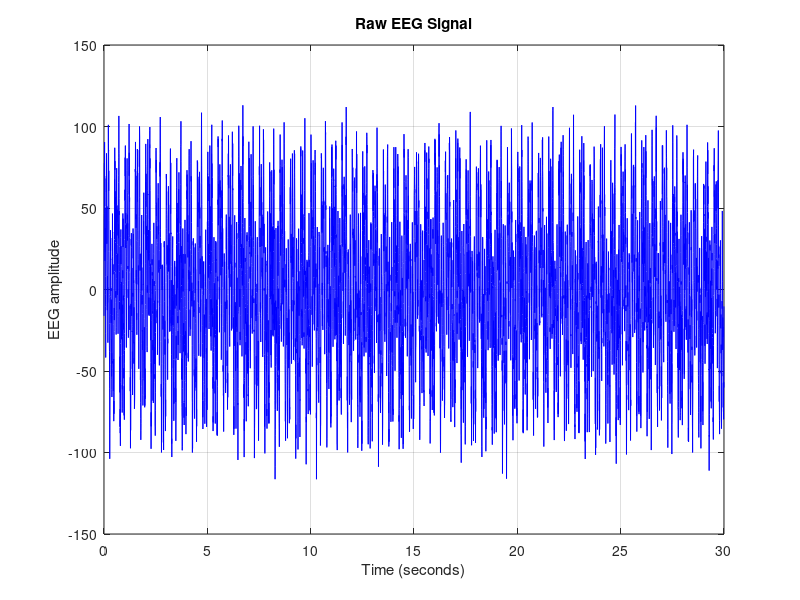
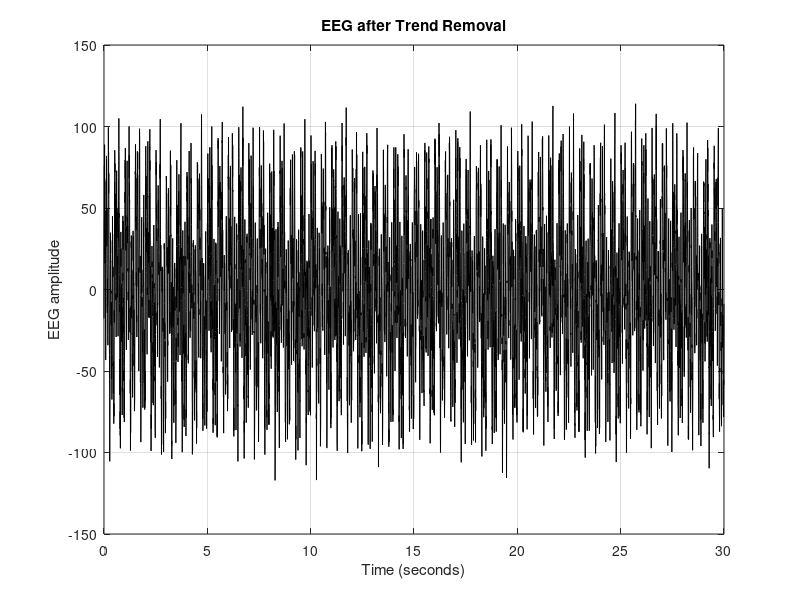
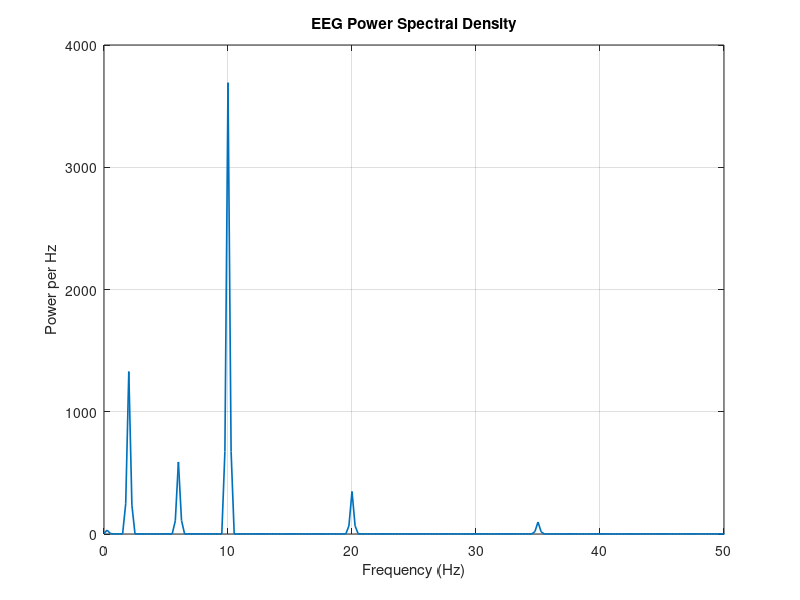
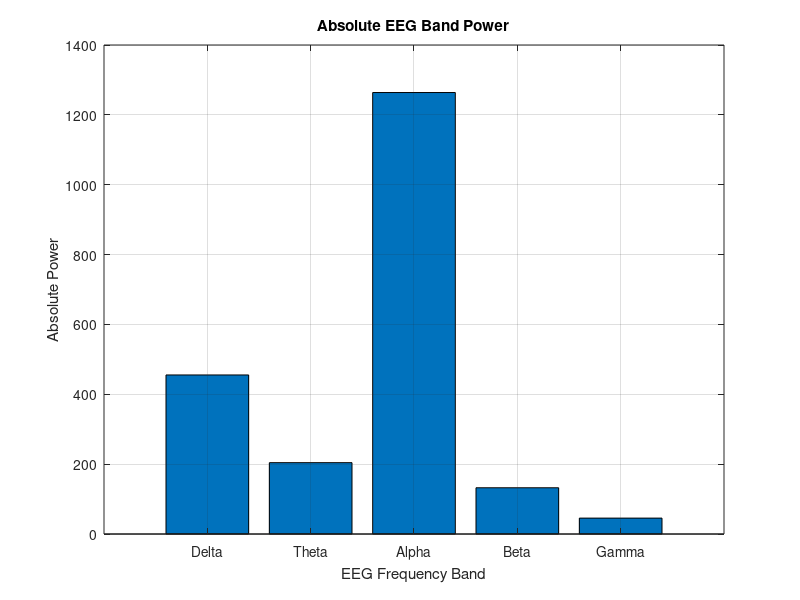

Source code (MATLAB) for these figures, in order:

clear;
close all;
clc;

%% STEP 1: CREATE A SIMULATED EEG INPUT FILE

fs = 256;                  % Sampling frequency in Hz
duration = 30;              % Recording duration in seconds

t = (0:1/fs:duration-1/fs)';

% Generate a simulated EEG containing several frequency components
rng(2);                     % Repeatable random noise

deltaSignal = 30*sin(2*pi*2*t);
thetaSignal = 20*sin(2*pi*6*t);
alphaSignal = 50*sin(2*pi*10*t);
betaSignal  = 15*sin(2*pi*20*t);
gammaSignal = 8*sin(2*pi*35*t);

% Combine components and add noise and slow baseline drift
eeg = deltaSignal ...
    + thetaSignal ...
    + alphaSignal ...
    + betaSignal ...
    + gammaSignal ...
    + 10*randn(size(t)) ...
    + 5*sin(2*pi*0.2*t);

% Save the EEG signal and sampling frequency
filename = 'eeg_sample.mat';
save(filename, 'eeg', 'fs');

fprintf('STEP 1: EEG input file created successfully.\n');
fprintf('File name: %s\n', filename);

%% STEP 2: LOAD THE EEG INPUT FILE

S = load(filename);

if isfield(S, 'eeg')
    eeg = S.eeg;
elseif isfield(S, 'EEG')
    eeg = S.EEG;
else
    error('EEG variable not found in the input file.');
end

if isfield(S, 'fs')
    fs = S.fs;
end

eeg = double(eeg(:));

if isempty(eeg) || any(~isfinite(eeg))
    error('EEG signal is empty or contains invalid values.');
end

if fs <= 0
    error('Sampling frequency must be positive.');
end

t = (0:length(eeg)-1)' / fs;

fprintf('\nSTEP 2: EEG file loaded successfully.\n');
fprintf('Number of samples = %d\n', length(eeg));
fprintf('Sampling frequency = %.2f Hz\n', fs);
fprintf('Signal duration = %.2f seconds\n', t(end));

%% STEP 3: PLOT THE RAW EEG SIGNAL

figure('Name', 'Figure 1 - Raw EEG');

plot(t, eeg, 'b');
grid on;
xlabel('Time (seconds)');
ylabel('EEG amplitude');
title('Raw EEG Signal');

%% STEP 4: REMOVE THE LINEAR TREND

eeg = detrend(eeg);

figure('Name', 'Figure 2 - Detrended EEG');

plot(t, eeg, 'k');
grid on;
xlabel('Time (seconds)');
ylabel('EEG amplitude');
title('EEG after Trend Removal');

%% STEP 5: ESTIMATE PSD USING WELCH'S METHOD
% Welch's method:
% Divide the signal into overlapping segments, apply a window,
% calculate each segment's periodogram, and average the results.

segmentLength = min(length(eeg), 4*fs);
segmentLength = floor(segmentLength);

if segmentLength < 2
    error('EEG signal is too short for spectral analysis.');
end

overlap = floor(0.5 * segmentLength);
stepSize = segmentLength - overlap;

nfft = max(1024, 2^nextpow2(segmentLength));

% Create a Hamming window without requiring a toolbox
n = (0:segmentLength-1)';
window = 0.54 - 0.46*cos(2*pi*n/(segmentLength-1));

windowPower = sum(window.^2);

% Initialise the PSD accumulator
Psum = zeros(floor(nfft/2)+1, 1);
numberOfSegments = 0;

startIndex = 1;

while startIndex + segmentLength - 1 <= length(eeg)

    indices = startIndex:(startIndex + segmentLength - 1);

    segment = eeg(indices);
    segment = segment - mean(segment);
    segment = segment .* window;

    % Fourier transform
    X = fft(segment, nfft);

    % Two-sided power spectral density
    P2 = abs(X).^2 / (fs * windowPower);

    % Retain the non-negative frequencies
    P1 = P2(1:floor(nfft/2)+1);

    % Convert to one-sided PSD
    if rem(nfft, 2) == 0
        P1(2:end-1) = 2 * P1(2:end-1);
    else
        P1(2:end) = 2 * P1(2:end);
    end

    Psum = Psum + P1;
    numberOfSegments = numberOfSegments + 1;

    startIndex = startIndex + stepSize;
end

if numberOfSegments == 0
    error('No EEG segments were available for PSD calculation.');
end

pxx = Psum / numberOfSegments;
f = (0:floor(nfft/2))' * fs/nfft;

%% STEP 6: PLOT THE POWER SPECTRAL DENSITY

figure('Name', 'Figure 3 - EEG PSD');

plot(f, pxx, 'LineWidth', 1.2);
grid on;
xlim([0 min(50, fs/2)]);
xlabel('Frequency (Hz)');
ylabel('Power per Hz');
title('EEG Power Spectral Density');

%% STEP 7: DEFINE THE EEG FREQUENCY BANDS

bandNames = {'Delta'; 'Theta'; 'Alpha'; 'Beta'; 'Gamma'};

% Frequency limits in Hz
bandLimits = [
     0.5   4
     4     8
     8    13
    13    30
    30    45
];

numberOfBands = length(bandNames);
bandPower = zeros(numberOfBands, 1);

%% STEP 8: CALCULATE ABSOLUTE BAND POWER

for k = 1:numberOfBands

    idx = f >= bandLimits(k,1) & ...
          f < bandLimits(k,2);

    if nnz(idx) >= 2
        bandPower(k) = trapz(f(idx), pxx(idx));
    else
        bandPower(k) = 0;
    end
end

totalPower = sum(bandPower);

%% STEP 9: CALCULATE RELATIVE BAND POWER

if totalPower > 0
    relativePower = 100 * bandPower / totalPower;
else
    relativePower = zeros(numberOfBands, 1);
    warning('Total calculated band power is zero.');
end

%% STEP 10: PLOT ABSOLUTE BAND POWER

figure('Name', 'Figure 4 - Absolute EEG Band Power');

bar(bandPower);
grid on;
set(gca, 'XTick', 1:numberOfBands, ...
    'XTickLabel', bandNames);

xlabel('EEG Frequency Band');
ylabel('Absolute Power');
title('Absolute EEG Band Power');

%% STEP 11: PLOT RELATIVE BAND POWER

figure('Name', 'Figure 5 - Relative EEG Band Power');

bar(relativePower);
grid on;
set(gca, 'XTick', 1:numberOfBands, ...
    'XTickLabel', bandNames);

xlabel('EEG Frequency Band');
ylabel('Relative Power (%)');
title('Relative EEG Band Power');

%% STEP 12: IDENTIFY THE DOMINANT FREQUENCY BAND

[maxPower, idxMax] = max(bandPower);

dominantBand = bandNames{idxMax};
dominantRelativePower = relativePower(idxMax);

%% STEP 13: DISPLAY RESULTS

fprintf('\n========================================\n');
fprintf('       EXPERIMENT 2: EEG RESULTS\n');
fprintf('========================================\n');

fprintf('Input file = %s\n', filename);
fprintf('Sampling frequency = %.2f Hz\n', fs);
fprintf('Signal duration = %.2f seconds\n', t(end));
fprintf('Number of samples = %d\n', length(eeg));
fprintf('PSD segments averaged = %d\n', numberOfSegments);

fprintf('\nEEG FREQUENCY BAND RESULTS\n');
fprintf('----------------------------------------\n');

for k = 1:numberOfBands
    fprintf('%-8s Power = %.6f | Relative = %.2f%%\n', ...
        bandNames{k}, bandPower(k), relativePower(k));
end

fprintf('----------------------------------------\n');
fprintf('Total calculated band power = %.6f\n', totalPower);
fprintf('Dominant frequency band = %s\n', dominantBand);
fprintf('Dominant band power = %.6f\n', maxPower);
fprintf('Dominant relative power = %.2f%%\n', ...
    dominantRelativePower);

fprintf('========================================\n');
fprintf('Experiment 2 completed successfully.\n');
